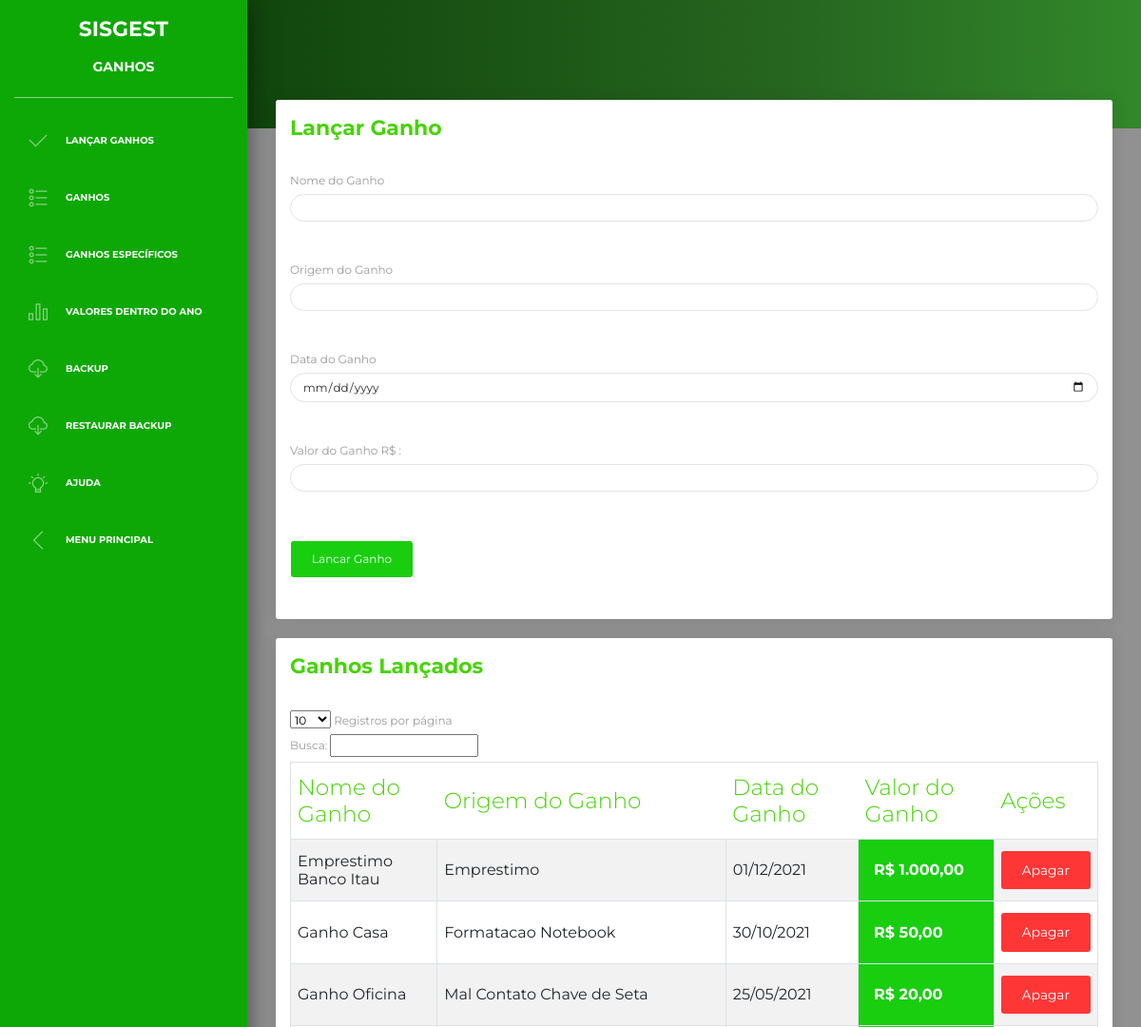
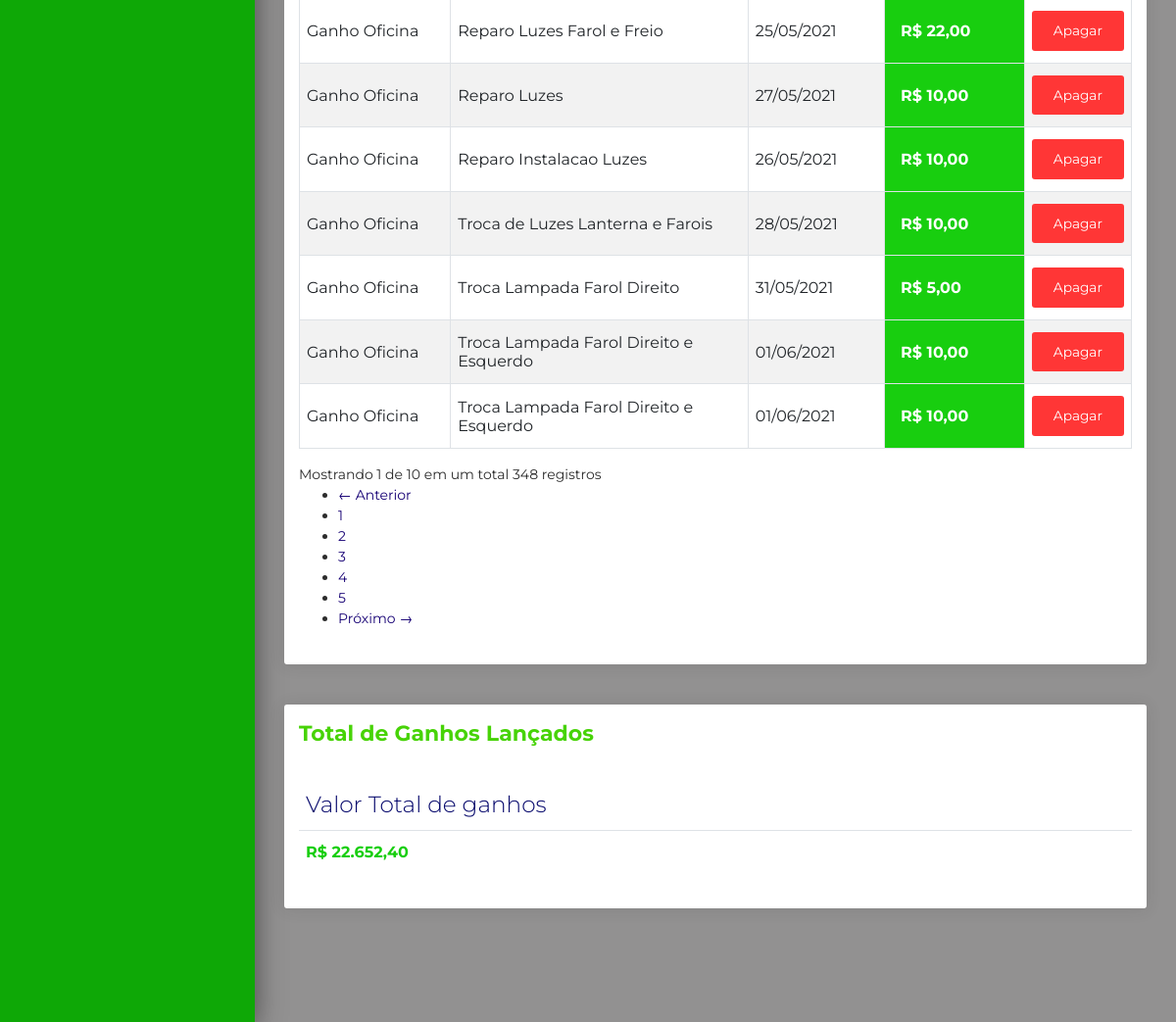
Screenshot of /sistema/Ganhos/LancarGanhos.php with the database file from the repository (2 pictures, top to bottom).
### tables this page shows
CREATE TABLE `ganhos` (
  `cod` int(11) NOT NULL AUTO_INCREMENT,
  `nomeganho` varchar(60) NOT NULL,
  `origemganho` varchar(60) NOT NULL,
  `data` date NOT NULL,
  `valor` decimal(10,2) NOT NULL,
  PRIMARY KEY (`cod`)
);

### sistema/Ganhos/LancarGanhos.php (the view, shortened to what this page needs)
<?php
include "../../conexao.php";
$texto_botao = 'Lancar Ganho';
?>
<body>
  <?php
  include "../head.php";
  include 'Menu.php';
  include "../navbar.php";
  ?>
  <div class="panel-header-green panel-header-sm">
  </div>
  <div class="content">
    <div class="row">
      <div class="col-md-12">
        <div class="card">
          <div class="card-header">
            <h5 class="title title-color-green">Lançar Ganho</h5>
          </div>
          <div class="card-body">
            <div class="table-responsive">
              <form action="<?php echo $_SERVER['PHP_SELF'] ?>" method="post" enctype="multipart/form-data" name="cadastro">
                <label>Nome do Ganho</label>
                <input class="form-control" type="text" id="nomeganho" name="nomeganho">
                <br>
                <br>
                <label>Origem do Ganho</label>
                <input class="form-control" type="text" id="origemganho" name="origemganho">
                <br>
                <br>
                <label>Data do Ganho</label>
                <input class="form-control" type="date" id="data" name="data">
                <br>
                <br>
                <label>Valor do Ganho R$ :</label>
                <input class="form-control" type="number" step="any" id="valor" name="valor">
                <br>
                <br>
                <button type="submit" class="btn btn-success"><?php echo $texto_botao; ?></button>
              </form>
            </div>
          </div>
        </div>
      </div>
    </div>
    <div class="row">
      <div class="col-md-12">
        <div class="card">
          <div class="card-header">
            <h5 class="title title-color-green">Ganhos Lançados</h5>
          </div>
          <div class="card-body">
            <div class="table-responsive ">
              <table class="table table-striped table-bordered bootstrap-datatable datatable responsive">
                <thead class=" text-primary">
                  <tr>
                    <th class="title-color-green">Nome do Ganho</th>
                    <th class="title-color-green">Origem do Ganho</th>
                    <th class="title-color-green">Data do Ganho</th>
                    <th class="title-color-green">Valor do Ganho</th>
                    <th class="title-color-green">Ações</th>
                  </tr>
                </thead>
                <tbody>
                  <?php
                  $sql = "SELECT * FROM ganhos";
                  $uquery = mysqli_query($con, $sql);
                  while ($lncp = mysqli_fetch_object($uquery)) :
                    $ucod = $lncp->cod;
                    $unomeganho = $lncp->nomeganho;
                    $uorigemganho = $lncp->origemganho;
                    $udata = $lncp->data;
                    $uvalor = $lncp->valor;
                  ?>
                    <tr>
                      <td class="datatable-color"><?php echo $unomeganho; ?></td>
                      <td class="datatable-color"><?php echo $uorigemganho; ?></td>
                      <td class="datatable-color"><?php echo date('d/m/Y', strtotime($udata)); ?></td>
                      <td class="p-3 mb-2 bg-success text-white title">R$ <?php echo number_format($uvalor, 2, ',', '.');  ?></td>
                      <td>
                        <a class="btn btn-danger" href="?id=<?php echo $ucod; ?>&act=exclusao" onclick="return confirm('Deseja Realmente Excluir Este Ganho ?')">
                          Apagar
                        </a>
                      </td>
                    </tr>
                  <?php endwhile; ?>
                </tbody>
              </table>
            </div>
          </div>
        </div>
        <br>
        <br>
        <div class="row">
          <div class="col-md-12">
            <div class="card">
              <div class="card-header">
                <h5 class="title title-color-green"> Total de Ganhos Lançados</h5>
              </div>
              <div class="card-body">
                <div class="table-responsive ">
                  <table class="table">
                    <thead class=" text-primary">
                      <tr>
                        <th class="datatable-color">Valor Total de ganhos</th>
                      </tr>
                    </thead>
                    <tbody>
                      <?php
                      $total = mysqli_query($con, "SELECT SUM(valor)  FROM ganhos");
                      while ($sum = mysqli_fetch_array($total)) :
                        $soma = 'R$ ' . number_format($sum['SUM(valor)'], 2, ',', '.');
                      endwhile;
                      ?>
                      <tr>
                        <td class="text-success title"><?php echo $soma; ?></td>
                        <td>
                        </td>
                      </tr>
                    </tbody>
                  </table>
                </div>
              </div>
            </div>
    <?php
    include "../footer.php";
    ?>

### rows the page displays
ganhos: nomeganho "Ganho Oficina", origemganho "Mal Contato Chave de Seta", data "25/05/2021", valor "20,00"
ganhos: nomeganho "Ganho Oficina", origemganho "Reparo Luzes Farol e Freio", data "25/05/2021", valor "22,00"
ganhos: nomeganho "Ganho Oficina", origemganho "Reparo Luzes", data "27/05/2021", valor "10,00"
ganhos: nomeganho "Ganho Oficina", origemganho "Reparo Instalacao Luzes", data "26/05/2021", valor "10,00"
ganhos: nomeganho "Ganho Oficina", origemganho "Troca de Luzes Lanterna e Farois", data "28/05/2021", valor "10,00"
ganhos: nomeganho "Ganho Oficina", origemganho "Troca Lampada Farol Direito", data "31/05/2021", valor "5,00"
ganhos: nomeganho "Ganho Oficina", origemganho "Troca Lampada Farol Direito e Esquerdo", data "01/06/2021", valor "10,00"
ganhos: nomeganho "Ganho Oficina", origemganho "Troca Lampada Farol Direito e Esquerdo", data "01/06/2021", valor "10,00"
ganhos: nomeganho "Ganho Casa", origemganho "Formatacao Notebook", data "30/10/2021", valor "50,00"
ganhos: nomeganho "Emprestimo Banco Itau", origemganho "Emprestimo", data "01/12/2021", valor "1.000,00"

### other values shown
$texto_botao "Lancar Ganho"
$soma "R$ 22.652,40"
